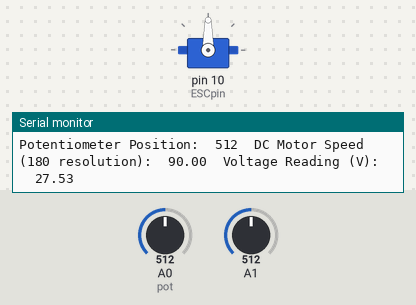
The sketch below on a simulated Arduino Uno, built with avr-gcc and run on an emulated ATmega328P. Shown: servo, the last lines printed to the serial monitor. The inputs (shaded band) are chosen by the test bench; at power-on: A0 (pot) = 512, A1 = 512.

Above: at 7.2 s.
7.3 s: A0 (pot) set to 559
At 8.8 s:
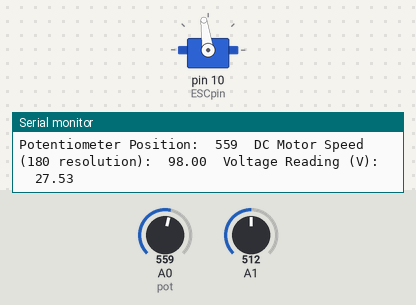
10.3 s: A0 (pot) set to 583
At 11.1 s:
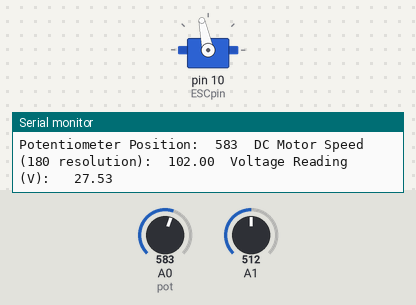
11.8 s: A0 (pot) set to 306
At 12.3 s:
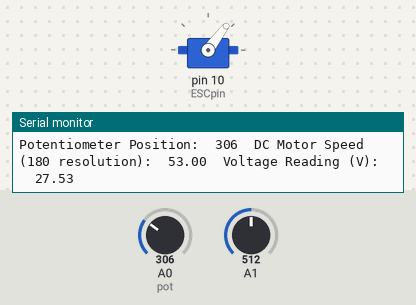
13.3 s: A0 (pot) set to 716
At 14.5 s:
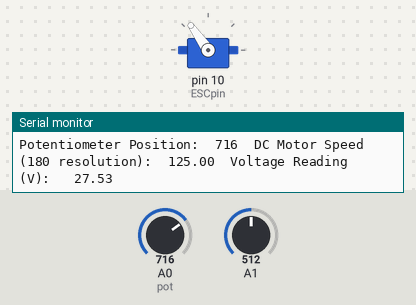
14.8 s: A0 (pot) set to 122
At 15.8 s:
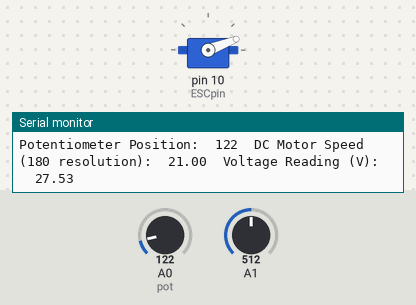
16.3 s: A0 (pot) set to 900
At 17.1 s:
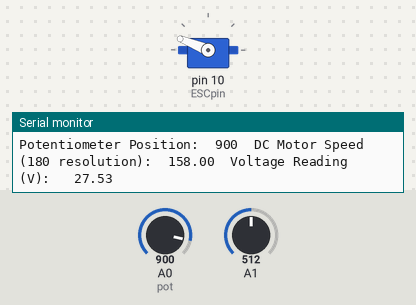
Timing chart, 0 to 18.8 s (numbered marks = the images above; inputs shaded):
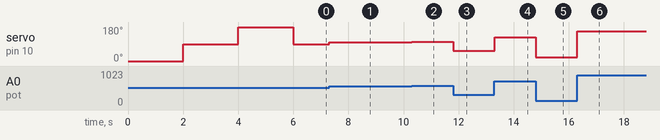

Measured:
- after the input at 7.3 s, servo on pin 10 (ESCpin): 90° → 98° at once
- after the input at 10.3 s, servo on pin 10 (ESCpin): 98° → 102° at once
- after the input at 11.8 s, servo on pin 10 (ESCpin): 102° → 53° at once
- after the input at 13.3 s, servo on pin 10 (ESCpin): 53° → 125° at once
- after the input at 14.8 s, servo on pin 10 (ESCpin): 125° → 21° at once
- after the input at 16.3 s, servo on pin 10 (ESCpin): 21° → 158° at once

The sketch:

MFWF_DC_DVM_Test.ino
```cpp
//MFWF Brushless DC Motor Test Code
#include <Servo.h> //Servo library

//Pin specifications
#define ESCpin 10 //ESC PWM

#define pot A0//Test potentiometer

//Variables
int potval; //Use for testing with potentiometer
float potpos; // Test potentiometer position
float pitchval;
float yawval;
float rollval;

int VPin; // 0-1023 resolution
double Vin;
double Ain;

//Servo names
Servo DC;


void setup() {
  Serial.begin(115200); //Higher rate for more data
  //ESC & Motor Setup
  pinMode(ESCpin, OUTPUT);
  //Servo Setup
  DC.attach(ESCpin);

  //Testing Motor As a Servo
  DC.write(0);
  delay(2000);
  DC.write(90);
  delay(2000);
  DC.write(180);
  delay(2000);
  DC.write(0);

  //Serial Monitor Start
  Serial.begin(115200);

  //Potentiometer
  pinMode(0, INPUT);
}

void loop() {

  //DC Motor Actuation
  potval = analogRead(pot);
  potpos = map(potval, 0, 1023, 0, 180);
  DC.write(potpos);
  Serial.print("Potentiometer Position:\t");
  Serial.print(potval);
  Serial.print("\tDC Motor Speed (180 resolution):\t");
  Serial.print(potpos);

  //UNCOMMENT DVM FOR VOLTMETER OR DAM FOR AMMETER

  //DVM
  VPin = analogRead(A1); // Probe Input
  Vin = VPin * (5.0*11 / 1023); // Pin to Vin (Reduction Factor 11)
  Serial.print("\tVoltage Reading (V): \t");
  Serial.println(Vin);

  //DAM (Put a shunt resistor in parallel with VM)
  /*VPin = analogRead(A1); // Probe Input
  Ain = VPin * (5.0*11 / 1023)/(6.8/3); // Pin to Vin (Reduction Factor 11)
  Serial.print("\tVoltage Reading (V): \t");
  Serial.println(Vin);
  */
  }
```
